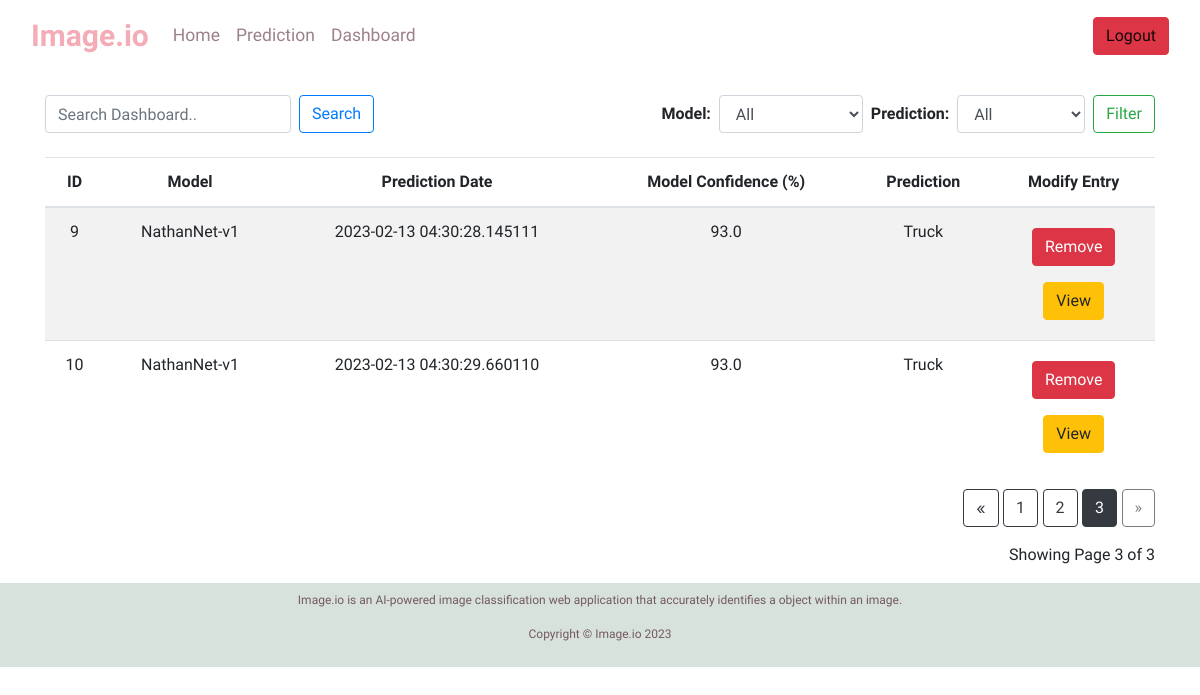
The app's page /dashboard?page=3 (signed in) with its own data.
### application/models.py (models this page shows)
class Entry(db.Model):
    id = db.Column(db.Integer, primary_key=True, autoincrement = True)
    image_url = db.Column(db.String(500), nullable=False)
    model_selection = db.Column(db.String(20), nullable = False)
    pred = db.Column(db.String(20), nullable = False)
    pred_dt = db.Column(db.DateTime, nullable = False)
    conf_pct = db.Column(db.Float, nullable=False)

### application/routes.py (the view)
@app.route("/dashboard")
def dashboard_page():
    entry_count = Entry.query.count()
    if current_user.is_authenticated == False:
        return redirect(url_for("index_page"))
    page = request.args.get("page", 1, type=int)
    entries = Entry.query.paginate(page=page, per_page=ROWS_PER_PAGE)
    if len(entries.items) == 0:
        return redirect(url_for("index_page"))
    entries.mod_conf = entries
    return render_template(
        "dashboard.html",
        entries=entries,
        entry_count=entry_count
)

### application/models.py (called while the page is built)
@login_manager.user_loader
def load_user(user_id):
    return User.query.get(int(user_id))

### application/templates/dashboard.html (shortened to what this page needs)
 {% extends "layout.html" %}
Gender, Age, Hypertension, Heart Disease, Ever Married, Work Type, Residence Type, Avg Glucose Level, BMI, Smoking Status, Stroke, Prediction Date --> {% block content %} <div class='container'>
  <div class='d-flex justify-content-between my-4'>
    <form class='form-inline' action='/search' method='post'>
      <input class='form-control mr-2 search-input' type='text' name='search_term' placeholder='Search Dashboard..'>
      <button class='btn btn-outline-primary mr-2 search-button' type='submit'>Search</button>
    </form>
    <form action='/filter-results' method='post'>
      <div class='form-inline filter-1'>
        <div class='form-group mr-2'>
          <label for='modelFilter'><b>Model:</b></label>
          <select class='form-control' id='modelFilter' name='modelFilter'>
            <option value='all'>All</option>
          </select>
        </div>
        <div class='form-group mr-2 filter-2'>
          <label for='predictionFilter'><b>Prediction:</b></label>
          <select class='form-control' id='predictionFilter' name='predictionFilter'>
            <option value='all'>All</option>
          </select>
        </div>
        <button class='btn btn-outline-success filter-button' type='submit'>Filter</button>
      </div>
    </form>
  </div>
  <table class='table table-striped'>
        <thead>
          <tr>
            <th>ID</th>
            <th>Model</th>
            <th>Prediction Date</th>
            <th>Model Confidence (%)</th>
            <th>Prediction</th>
            <th>Modify Entry</th>
          </tr>
        </thead>
        <tbody> {% for entry in entries.items %} <tr>
            <td>{{ entry.id }}</td>
            <td >{{ entry.model_selection }}</td>
            <td>{{ entry.pred_dt }}</td>
            <td>{{ entry.conf_pct }}</td>
            <td>{{ entry.pred }}</td>
            <td>
              <form name='RemoveEntry' action='/remove/{{ entry.id }}' method='post' novalidate>
                <button type='submit' class='btn btn-danger my-2'>Remove</button>
              </form>
              <form name='ViewEntry' action='/view/{{ entry.id }}' method='get' novalidate>
                <button type='submit' class='btn btn-warning my-2'>View</button>
              </form>
            </td>
          </tr> {% endfor %} </tbody>
      </table>
    <div class="text-right">
      <a href="{{ url_for('dashboard_page', page=entries.prev_num) }}"
         class="btn btn-outline-dark
         {% if entries.page == 1 %}disabled{% endif %}">
          &laquo;
      </a>
      {% for page_num in entries.iter_pages(left_edge=1, right_edge=1, left_current=1, right_current=2) %}
    {% if page_num %}
              {% if entries.page == page_num %}
              <a href="{{ url_for('dashboard_page', page=page_num) }}"
                 class="btn btn-dark search-button">
                  {{ page_num }}
              </a>
              {% else %}
              <a href="{{ url_for('dashboard_page', page=page_num) }}"
                 class="btn btn-outline-dark search-button">
                  {{ page_num }}
              </a>
              {% endif %}
          {% else %}
              ...
          {% endif %}
      {% endfor %}
      <a href="{{ url_for('dashboard_page', page=entries.next_num) }}"
         class="btn btn-outline-dark search-button
         {% if entries.page == entries.pages %}disabled{% endif %}">
          &raquo;
      </a>
    </div>
    <p class="text-right mt-3 search-button">
     Showing Page {{ entries.page }} of {{ entries.pages }}
    </p>
    </div> {% endblock %}

### application/static/css/main.css (style rules this page uses)
html, body { width: 100%; height: 100%; }
th, td, .search-input, .search-button { font-family: 'Libre Franklin', sans-serif; }
.filter-1, .filter-2 { font-family: 'Libre Franklin', sans-serif; }
td, th { text-align: center; }

### records on screen
Entry: id "9", model_selection "NathanNet-v1", pred_dt "2023-02-13 04:30:28.145111", conf_pct "93.0", pred "Truck"
Entry: id "10", model_selection "NathanNet-v1", pred_dt "2023-02-13 04:30:29.660110", conf_pct "93.0", pred "Truck"

### other values on screen
{{ page_num }} "1" "2"
{{ page_num }} "3"
{{ entries.page }} "3"
{{ entries.pages }} "3"
